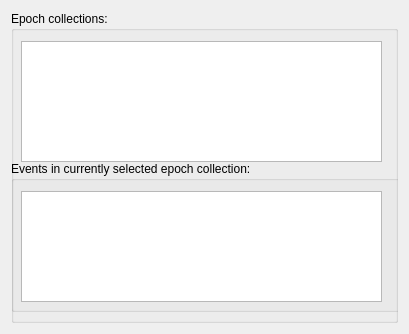
<?xml version="1.0" encoding="UTF-8"?>
<ui version="4.0">
 <class>Form</class>
 <widget class="QWidget" name="Form">
  <property name="geometry">
   <rect>
    <x>0</x>
    <y>0</y>
    <width>409</width>
    <height>334</height>
   </rect>
  </property>
  <property name="windowTitle">
   <string>Form</string>
  </property>
  <layout class="QGridLayout" name="gridLayout_2">
   <item row="0" column="0">
    <layout class="QVBoxLayout" name="verticalLayout_14">
     <item>
      <widget class="QGroupBox" name="groupBoxEpochs">
       <property name="title">
        <string>Epoch collections:</string>
       </property>
       <widget class="QListWidget" name="listWidgetEpochs">
        <property name="geometry">
         <rect>
          <x>10</x>
          <y>30</y>
          <width>361</width>
          <height>121</height>
         </rect>
        </property>
        <property name="selectionMode">
         <enum>QAbstractItemView::SingleSelection</enum>
        </property>
       </widget>
       <widget class="QGroupBox" name="groupBoxEvents">
        <property name="geometry">
         <rect>
          <x>0</x>
          <y>150</y>
          <width>391</width>
          <height>151</height>
         </rect>
        </property>
        <property name="title">
         <string>Events in currently selected epoch collection:</string>
        </property>
        <widget class="QListWidget" name="listWidgetEvents">
         <property name="enabled">
          <bool>true</bool>
         </property>
         <property name="geometry">
          <rect>
           <x>10</x>
           <y>30</y>
           <width>361</width>
           <height>111</height>
          </rect>
         </property>
         <property name="editTriggers">
          <set>QAbstractItemView::NoEditTriggers</set>
         </property>
         <property name="selectionMode">
          <enum>QAbstractItemView::NoSelection</enum>
         </property>
        </widget>
       </widget>
      </widget>
     </item>
    </layout>
   </item>
  </layout>
 </widget>
 <resources/>
 <connections/>
</ui>
